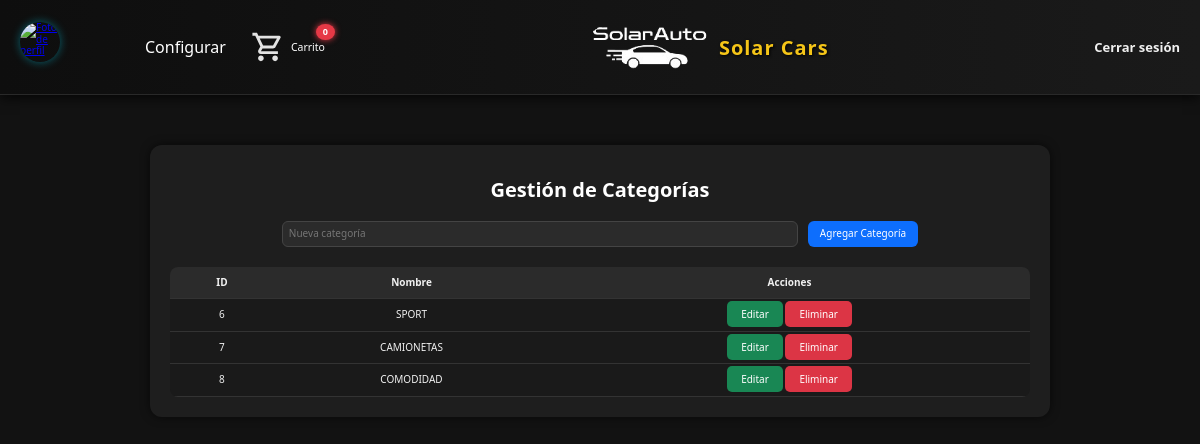
Screenshot of /admin/categorias.php (signed in) with the database file from the repository.
### tables this page shows
CREATE TABLE `categorias` (
  `id` int(255) NOT NULL,
  `nombre` varchar(100) NOT NULL
);

### admin/categorias.php (the view, shortened to what this page needs)
<?php
include '../conexion.php';
$stmt = $pdo->query("SELECT * FROM categorias");
$categorias = $stmt->fetchAll(PDO::FETCH_ASSOC);
?>
<!DOCTYPE html>
<html lang="es">
<head>
    <link rel="stylesheet" href="../css/Normalize.css">
    <link rel="stylesheet" href="../css/styles.css">
</head>
<body>
<?php include '../php/include/header.php'; ?>
<main class="admin__categorias-contenedor">
    <h1 class="titulo">Gestión de Categorías</h1>
    <form method="POST" class="formulario-categoria">
        <input type="text" name="nombre" placeholder="Nueva categoría" required class="input-categoria">
        <button type="submit" class="btn-agregar">Agregar Categoría</button>
    </form>
    <table class="tabla-categorias">
        <thead>
            <tr>
                <th>ID</th>
                <th>Nombre</th>
                <th>Acciones</th>
            </tr>
        </thead>
        <tbody>
            <?php foreach ($categorias as $categoria): ?>
            <tr>
                <td><?= $categoria['id'] ?></td>
                <td><?= htmlspecialchars($categoria['nombre']) ?></td>
                <td>
                    <a class="btn-editar" href="editar_categoria.php?id=<?= $categoria['id'] ?>">Editar</a>
                    <a class="btn-eliminar" href="categorias.php?eliminar=<?= $categoria['id'] ?>" onclick="return confirm('¿Estás seguro de que deseas eliminar esta categoría?');">Eliminar</a>
                </td>
            </tr>
            <?php endforeach; ?>
        </tbody>
    </table>
</main>
</body>
</html>

### css/styles.css (style rules this page uses)
:root { --color-primary: #007bff; --color-secondary: #6c757d; --color-tertiary: #6c757d; --color-quaternary: #6c757d; --color-primary-dark: #000; --color-primary-light: #fff; }
html { font-size: 62.5%; box-sizing: border-box; font-family: Arial, Helvetica, sans-serif; margin: 0; }
h1 { font-size: 3.2rem; }
*, *::before, *::after { box-sizing: inherit; }
body { margin: 0; background-color: var(--color-primary-light); font-family: 'Segoe UI', Tahoma, Geneva, Verdana, sans-serif; }

### admin/categorias.php (style rules this page uses)
body { background-color: #121212; color: #f1f1f1; font-family: 'Segoe UI', sans-serif; }
.admin__categorias-contenedor { padding: 2rem; max-width: 900px; margin: auto; background-color: #1e1e1e; border-radius: 12px; box-shadow: 0 0 10px rgba(0,0,0,0.6); margin-top: 50px; }
.titulo { text-align: center; font-size: 2rem; margin-bottom: 2rem; color: #fff; }
.formulario-categoria { display: flex; justify-content: center; gap: 1rem; margin-bottom: 2rem; }
.input-categoria { padding: 0.6rem; font-size: 1rem; width: 60%; border: 1px solid #444; border-radius: 6px; background-color: #2b2b2b; color: #fff; }
.btn-agregar { padding: 0.6rem 1.2rem; background-color: #0d6efd; border: none; color: white; border-radius: 6px; cursor: pointer; transition: background 0.3s ease; }
.tabla-categorias { width: 100%; border-collapse: collapse; background-color: #1a1a1a; border-radius: 8px; overflow: hidden; }
.tabla-categorias th, .tabla-categorias td { padding: 1rem; text-align: center; border-bottom: 1px solid #333; }
.tabla-categorias thead { background-color: #2b2b2b; }
.btn-editar, .btn-eliminar { text-decoration: none; padding: 6px 14px; border-radius: 5px; color: white; transition: background 0.3s ease; }
.btn-editar { background-color: #198754; }
.btn-eliminar { background-color: #dc3545; }

### rows the page displays
categorias: id "6", nombre "SPORT"
categorias: id "7", nombre "CAMIONETAS"
categorias: id "8", nombre "COMODIDAD"

### other values shown
$carritoTotal "0"
